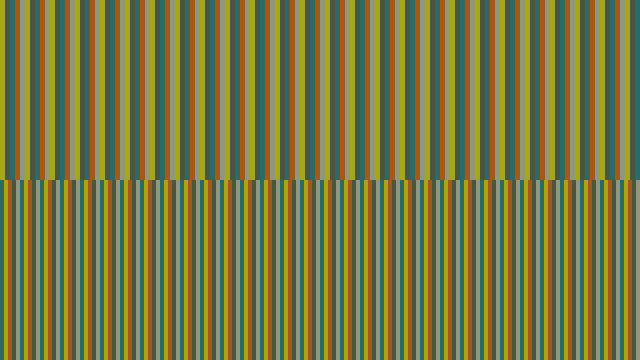
Frame 1 (no input)
Frame 2 (the mouse pressed at the canvas centre, redrawn once): identical to frame 1, image omitted

The Processing sketch that drew this single still picture (run headless with seeded random() and noise(); the mouse was pressed at the canvas centre and the sketch redrawn once):

// Processing sketch: relativity
// ── relativity.pde
/**
 * Relativity. 
 * 
 * Each color is perceived in relation to other colors. The top and bottom 
 * bars each contain the same component colors, but a different display order 
 * causes individual colors to appear differently. 
 */
 
color a, b, c, d, e;

void setup() {
  size(640, 360);
  noStroke();
  a = color(165, 167, 20);
  b = color(77, 86, 59);
  c = color(42, 106, 105);
  d = color(165, 89, 20);
  e = color(146, 150, 127);
  noLoop();  // Draw only one time
}

void draw() {
  color[] colorsABCDE = { a, b, c, d, e };
  color[] colorsCADBE = { c, a, d, b, e };
  drawBand(colorsABCDE, 0, width/128);
  drawBand(colorsCADBE, height/2, width/129);
  save("relativity.png");
}

void drawBand(color[] colors, int yPosition, int barWidth) {
  for(int i = 0; i < width; i += barWidth * colors.length) {
    for(int j = 0; j < colors.length; j++) {
      fill(colors[j]);
      rect(i + j * barWidth, yPosition, barWidth, height / 2);
    }
  }
}
